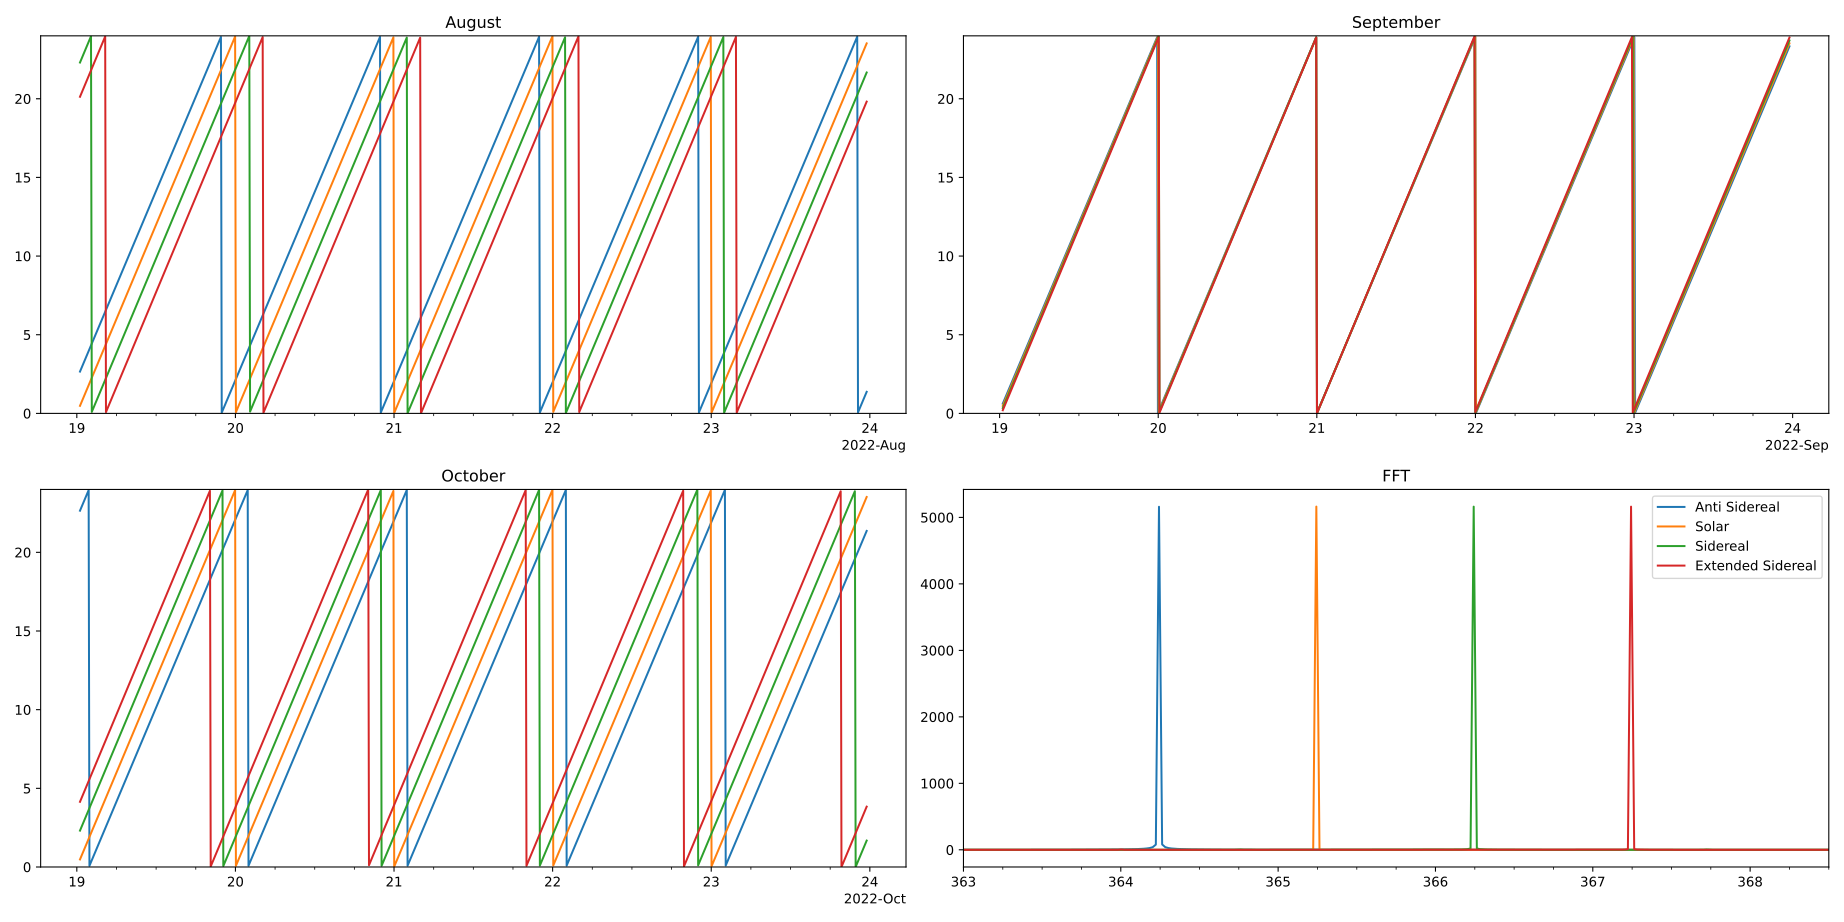

The script that saved this image:
#!/usr/bin/env python

# SPDX-FileCopyrightText: © 2026 the i3astropy contributors
#
# SPDX-License-Identifier: BSD-2-Clause

"""Plots example usage of sidereal functions for three months and the Fourier Transform."""

import numpy as np
import pylab as plt
from astropy.time import Time, TimeDelta
from matplotlib import dates as mdates
from matplotlib import ticker

from i3astropy import gmast, gmest, gmst, gmt

_DAYS_IN_YEAR = 365.2425
funcs = [
    (gmast, "Anti Sidereal"),
    (gmt, "Solar"),
    (gmst, "Sidereal"),
    (gmest, "Extended Sidereal"),
]

fig, axis = plt.subplots(2, 2, figsize=(9.6 * 2, 4.8 * 2))

for i, month in enumerate((8, 9, 10)):
    reftime = Time(f"2022-{month}-21 00:00:00", scale="utc")
    times = reftime + TimeDelta(np.linspace(-1.98, 2.98, 1000), format="jd")
    for func, name in funcs:
        y = func(times)
        print(type(y), y.unit)
        axis[i // 2, i % 2].plot(times.plot_date, y.hourangle, label=name)

    locator = mdates.DayLocator()
    axis[i // 2, i % 2].xaxis.set_major_locator(locator)
    axis[i // 2, i % 2].xaxis.set_minor_locator(mdates.HourLocator(range(0, 23, 6)))
    axis[i // 2, i % 2].xaxis.set_major_formatter(mdates.ConciseDateFormatter(locator))
    axis[i // 2, i % 2].set_ylim(0, 24)
    axis[i // 2, i % 2].set_title(reftime.strftime("%B"))

DURATION = 36520 // 2
SAMPLES_PER_DAY = 100
SAMPLES = int(DURATION * SAMPLES_PER_DAY)

reftime = Time("1970-1-1 00:00:00", scale="utc")
times = reftime + TimeDelta(np.linspace(0, DURATION, SAMPLES), format="jd")
w = np.linspace(0, SAMPLES_PER_DAY // 2, SAMPLES // 2) * _DAYS_IN_YEAR

for func, name in funcs:
    y = func(times).hour
    f = np.abs(np.fft.rfft(y, norm="ortho"))[:-1]
    f[0] = 0
    axis[1, 1].plot(w, f, label=name)
    print(f"{name:>17} {w[f.argmax()]:10.6f} {w[1] - w[0]:8.6f}")
axis[1, 1].xaxis.set_minor_locator(ticker.MultipleLocator(0.25))
axis[1, 1].legend(loc=1)
axis[1, 1].set_xlim(363.0, 368.5)
axis[1, 1].set_title("FFT")

fig.tight_layout()
fig.savefig("plot_sidereal.svg")
plt.show()
